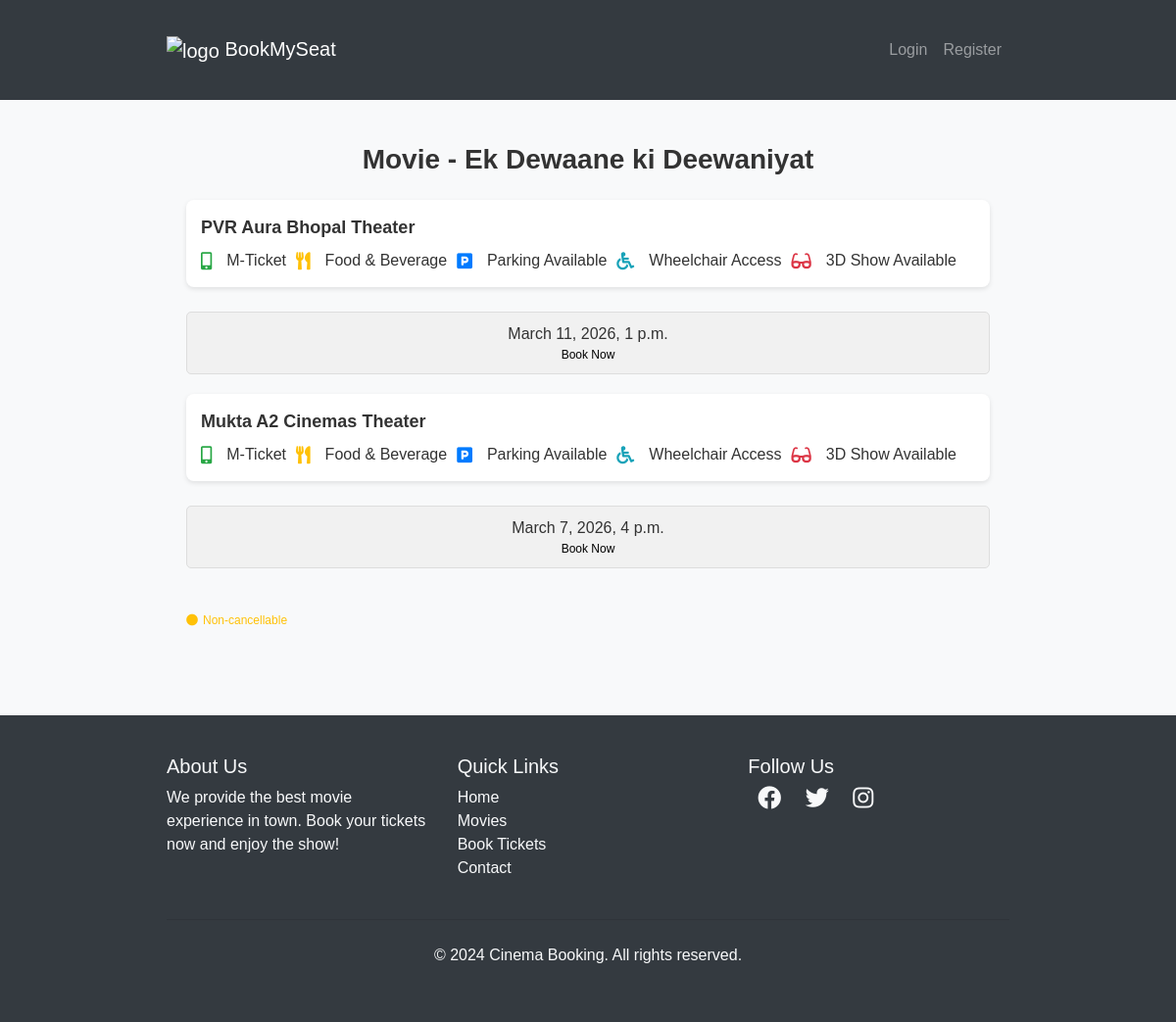
The app's page /theaters/7/ with its own data.
### movies/models.py (models this page shows, shortened)
class Movie(models.Model):
    name= models.CharField(max_length=255)
    image= models.ImageField(upload_to="movies/")
    genre=models.CharField(max_length=100,default="Action")
    language=models.CharField(max_length=100,default="English")
    rating= models.DecimalField(max_digits=3,decimal_places=1)
    cast= models.TextField()
    description= models.TextField(blank=True,null=True)
    trailer_address=models.URLField(max_length=200,blank=True,null=True,help_text="youtube link for the movies")

class Theater(models.Model):
    name = models.CharField(max_length=255)
    movie = models.ForeignKey(Movie,on_delete=models.CASCADE,related_name='theaters')
    time= models.DateTimeField()

### movies/views.py (the view)
# urls.py: path('theaters/<int:movie_id>/', views.theater_list, name='theater_list'),
def theater_list(request, movie_id):
    movie = get_object_or_404(Movie,pk=movie_id)
    theaters = Theater.objects.filter(movie=movie)
    return render(request, 'movies/theater_list.html',{'movie':movie,'theaters':theaters})

### templates/movies/theater_list.html (shortened to what this page needs)
{% extends "users/base.html" %}
{% block content %}
  <body>
    <div class="container">
      <div class="movie-title">Movie - {{ movie.name }}</div>
      {% if theaters %}
        {% for theater in theaters %}
        <div class="theatre-info">
          <div>
            <strong>{{ theater.name }} Theater</strong>
            <div class="info-icons mt-2">
              <i class="fas fa-mobile-alt text-success"></i> M-Ticket
              <i class="fas fa-utensils text-warning ms-3"></i> Food & Beverage
              <i class="fas fa-parking text-primary ms-3"></i> Parking Available
              <i class="fas fa-wheelchair text-info ms-3"></i> Wheelchair Access
              <i class="fas fa-glasses text-danger ms-3"></i> 3D Show Available
            </div>
          </div>
        </div>
        <div class="show-times">
          <div class="time-box">
            {{ theater.time }}
            <a href="{% url 'book_seats' theater.id %}">
              <span>Book Now</span>
            </a>
          </div>
        </div>
        {% endfor %}
      {% else %}
        <div class="no-theaters mt-4">
          <p>Sorry, no theaters are available for this movie at the moment.</p>
        </div>
      {% endif %}
      <div class="non-cancellable mt-4">
        <i class="fas fa-circle text-warning"></i> Non-cancellable
      </div>
    </div>
  </body>
{% endblock %}

### templates/users/base.html (style rules this page uses)
body { font-family: Arial, sans-serif; }

### templates/movies/theater_list.html (style rules this page uses)
body { font-family: Arial, sans-serif; background-color: #f8f9fa; color: #333; margin: 0; padding: 0; }
.container { padding: 20px; max-width: 900px; margin: 0 auto; }
.movie-title { font-size: 28px; font-weight: bold; text-align: center; margin-bottom: 20px; }
.theatre-info { display: flex; justify-content: space-between; align-items: center; padding: 15px; background-color: #fff; border-radius: 8px; box-shadow: 0 2px 5px rgba(0, 0, 0, 0.1); margin-bottom: 15px; flex-wrap: wrap; }
.theatre-info strong { font-size: 18px; flex: 1; }
.info-icons { display: flex; flex-wrap: wrap; align-items: center; justify-content: flex-start; gap: 10px; margin-top: 10px; flex: 2; }
.info-icons i { margin-right: 5px; font-size: 18px; }
.show-times { display: flex; justify-content: space-between; padding: 10px 0; flex-wrap: wrap; }
.time-box { border: 1px solid #ddd; border-radius: 5px; padding: 10px 20px; text-align: center; background-color: #f1f1f1; margin-bottom: 10px; flex: 1; min-width: 100px; transition: transform 0.3s ease, background-color 0.3s ease; }
.time-box span { display: block; font-size: 12px; color: black; }
.non-cancellable { color: #ffc107; font-size: 12px; margin-top: 20px; display: flex; align-items: center; }
.non-cancellable i { margin-right: 5px; }

### records on screen
Movie: name "Ek Dewaane ki Deewaniyat"
Theater: name "PVR Aura Bhopal", time "March 11, 2026, 1 p.m."
Theater: name "Mukta A2 Cinemas", time "March 7, 2026, 4 p.m."
